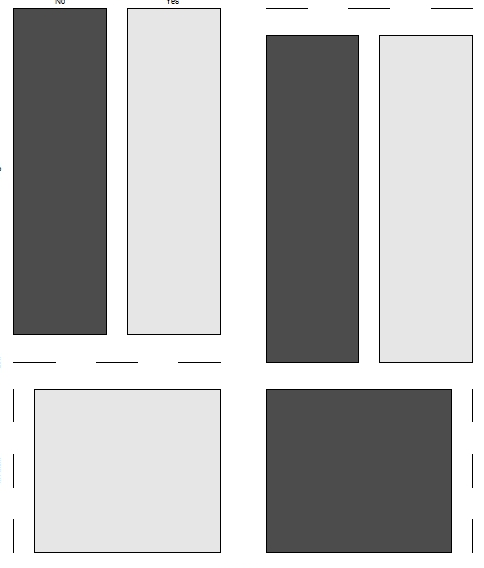

Reproduce this figure in R.


###applyParameters


if (input_main=="") input_main <- "Mosaic plot"

output_freqtable <- table(input_table[,input_columns])
#ftable(output_freqtable)
print(capture.output(print(output_freqtable)),collapse='\n')
output_proptable <- prop.table(output_freqtable)
print(capture.output(print(output_proptable)),collapse='\n')

{{
  mosaicplot(output_freqtable,
             main = input_main,
             color = input_color,
             shade = input_shade)
}}

output_allmargin<-c()
{{
  if (input_margin == TRUE){
    for (i in 1:length(input_columns)) {
      assign(eval(paste("output_margin", i, sep="")),margin.table(output_freqtable, i))
      output_allmargin <- c(output_allmargin, capture.output(eval(parse(text = paste("output_margin", i, sep="")))))
    }
  }
}}
print(capture.output(print(output_allmargin)),collapse='\n')

output_allprop<-c()
{{
  if (input_prop == TRUE){
    for (i in 1:length(input_columns)) {
      assign(eval(paste("output_prop", i, sep="")),prop.table(output_freqtable, i))
      output_allprop <- c(output_allprop, capture.output(eval(parse(text = paste("output_prop", i, sep="")))))
    }
  }
}}
print(capture.output(print(output_allprop)),collapse='\n')
